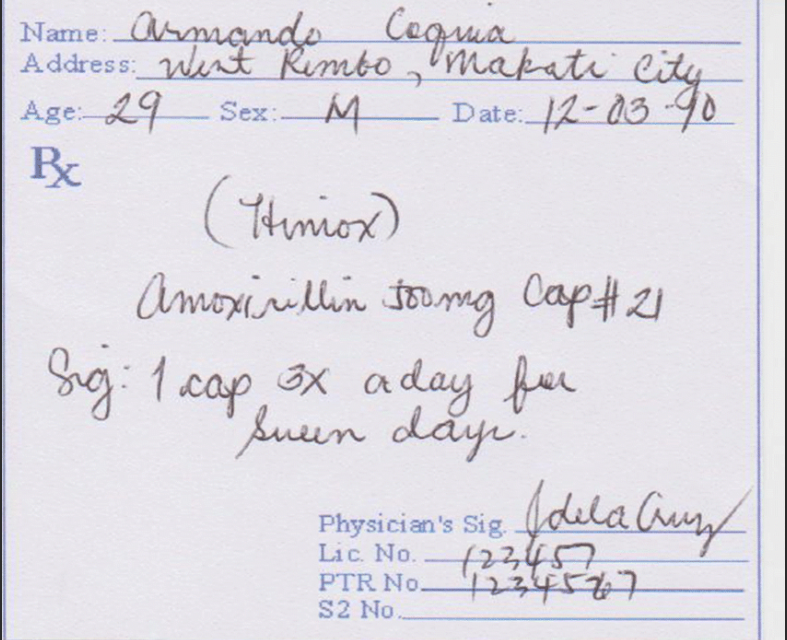
#> input picture Images/test.png, 787 x 640 px
$ jupyter execute preprocess_learn.ipynb
#> lines starting #> are read from the running program, lines starting #| are printed output that depends on the picture; after the words box and inside, x2 and y2 are one past the last pixel; in counts of white or black regions, pixels touching at a corner belong together
[cell 1]
import cv2
from matplotlib import pyplot as plt
image_file="Images/test.png"
img=cv2.imread(image_file)
#> img is the input picture: shape (640, 787, 3); mean B, G, R 227.4, 219.9, 222.5

[cell 2]
def display(image_path):
#> called with image_path = 'Images/test.png'
    dpi = 80
    im_data = plt.imread(image_path)

    # Handle grayscale images correctly
    if len(im_data.shape) == 2:  # Grayscale (no depth channel)
        height, width = im_data.shape
    else:  # Colored image
        height, width, _ = im_data.shape
#> height = 640; width = 787

    figsize = width / float(dpi), height / float(dpi)
#> figsize = (9.84, 8)
    fig = plt.figure(figsize=figsize)
    ax = fig.add_axes([0, 0, 1, 1])

    ax.axis('off')
    ax.imshow(im_data, cmap="gray" if len(im_data.shape) == 2 else None)
    plt.show()

[cell 3]
display(image_file)

[cell 4]
#grayscale noise reduction threshold deskew dilate&erode edge contrast roi resize
from cv2 import bitwise_not


inverted_img=bitwise_not(img)
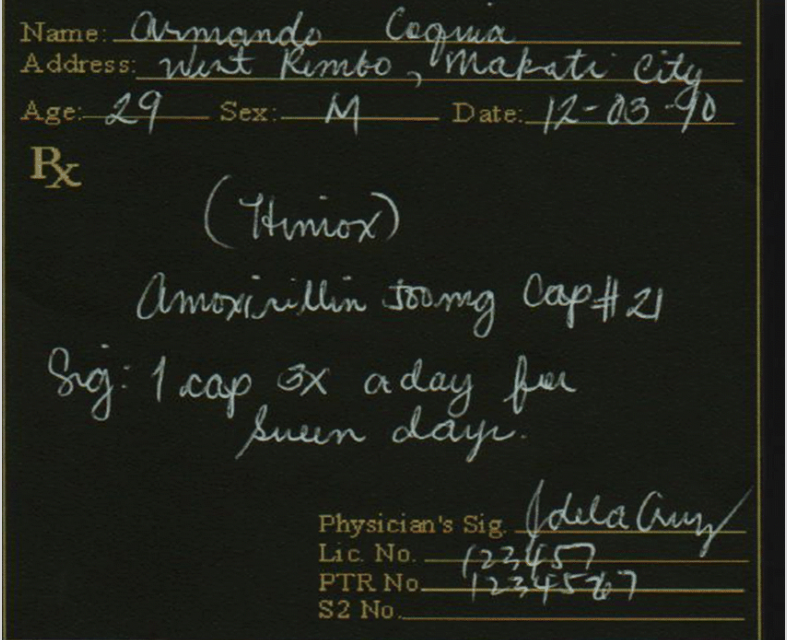
#> inverted_img: shape (640, 787, 3); mean B, G, R 27.6, 35.1, 32.5
cv2.imwrite("temp/inverted.jpg",inverted_img)
#> Out = True

[cell 5]
display("temp/inverted.jpg")

[cell 6]
def grayscale(image):
    return cv2.cvtColor(image,cv2.COLOR_BGR2GRAY)
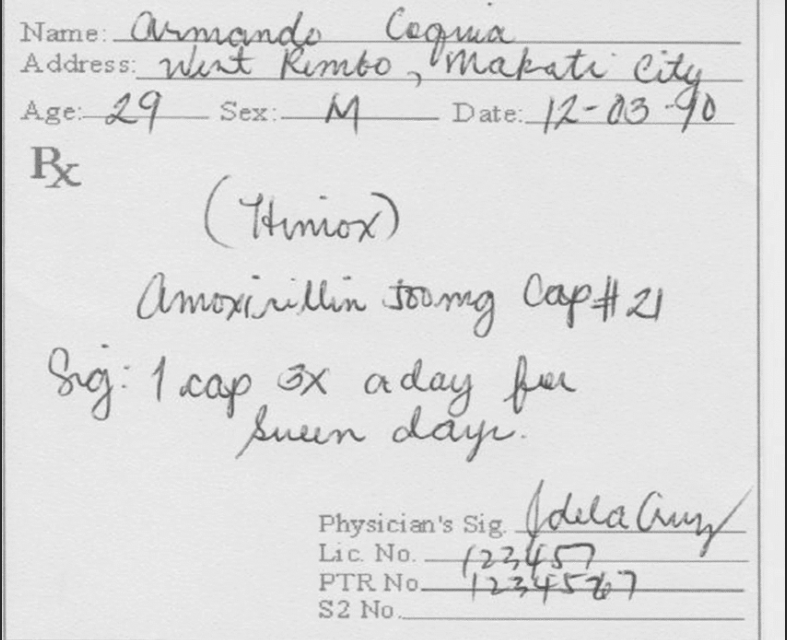
#> returned value: shape (640, 787); min 43, max 245, mean 221.5

[cell 7]
gray_img=grayscale(img)
cv2.imwrite("temp/gray.jpg",gray_img)
#> Out = True

[cell 8]
display("temp/gray.jpg")

[cell 9]
thresh,im_bw=cv2.threshold(gray_img,200,230,cv2.THRESH_BINARY)
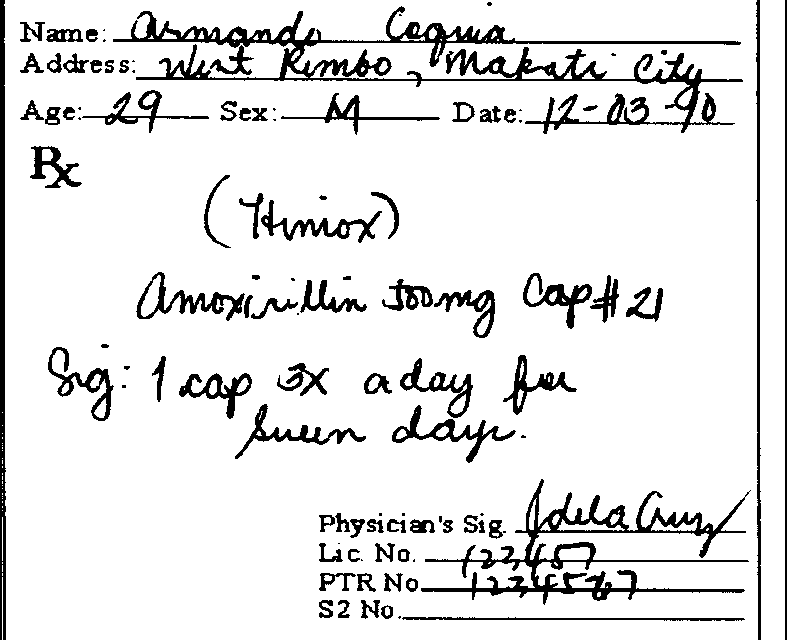
#> im_bw: shape (640, 787); values 0 (black) and 230 (white), 89.6% white; 105 black regions (27 under 20 px), largest, box (x1, y1, x2, y2) and area: (113, 6, 743, 134) 12417, (421, 479, 751, 605) 7297, (0, 0, 6, 640) 3177
cv2.imwrite("temp/bw_image.jpg",im_bw)
#> Out = True

[cell 10]
display("temp/bw_image.jpg")
#> call 4 of display, with image_path = 'temp/bw_image.jpg'
#> in display (call 4), `im_data = plt.imread(image_path)`:
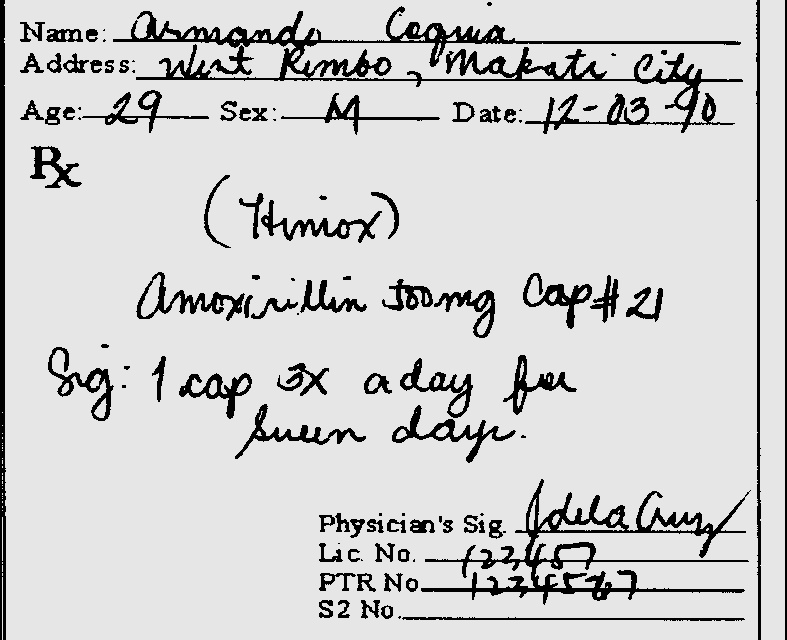
#> im_data: shape (640, 787); min 0, max 239, mean 206.2

[cell 11]
def noise_removal(image):
    import numpy as np
    kernel =np.ones((1,1),np.uint8)
    image=cv2.dilate(image,kernel,iterations=1)
    kernel=np.ones((1,1),np.uint8)
    image=cv2.erode(image,kernel,iterations=1)
    image=cv2.morphologyEx(image,cv2.MORPH_CLOSE,kernel)
    image=cv2.medianBlur(image,3)
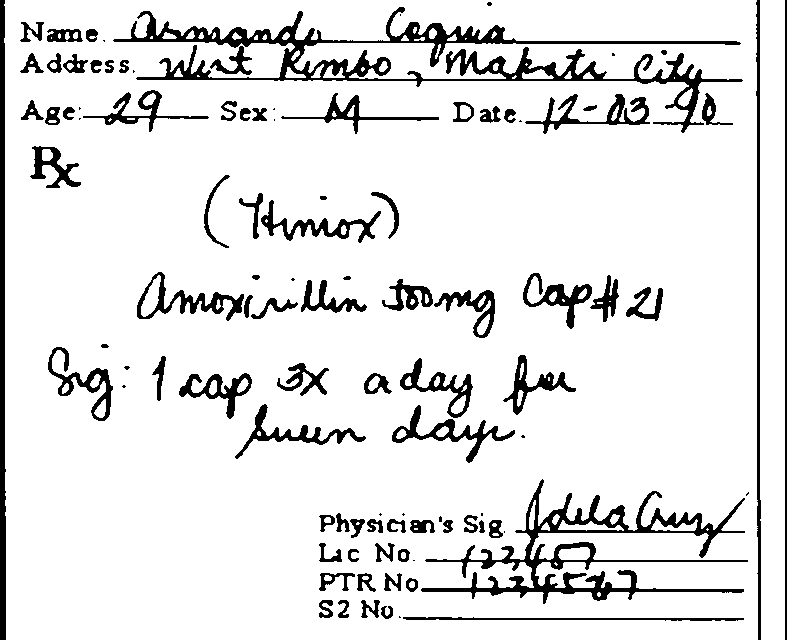
#> image: shape (640, 787); values 0 (black) and 230 (white), 89.6% white; 102 black regions (22 under 20 px), largest, box (x1, y1, x2, y2) and area: (113, 7, 743, 133) 10998, (421, 479, 748, 604) 7342, (0, 0, 6, 640) 3332
    return image

[cell 12]
no_noise=noise_removal(im_bw)
cv2.imwrite("temp/no_noise.jpg",no_noise)
#> Out = True

[cell 13]
display("temp/no_noise.jpg")

[cell 14]
def thin_font(image):
    import numpy as np
    image=cv2.bitwise_not(image)
    kernel=np.ones((1,1),np.uint8)
    image=cv2.erode(image,kernel,iterations=1)
    image=bitwise_not(image)
    return (image)
